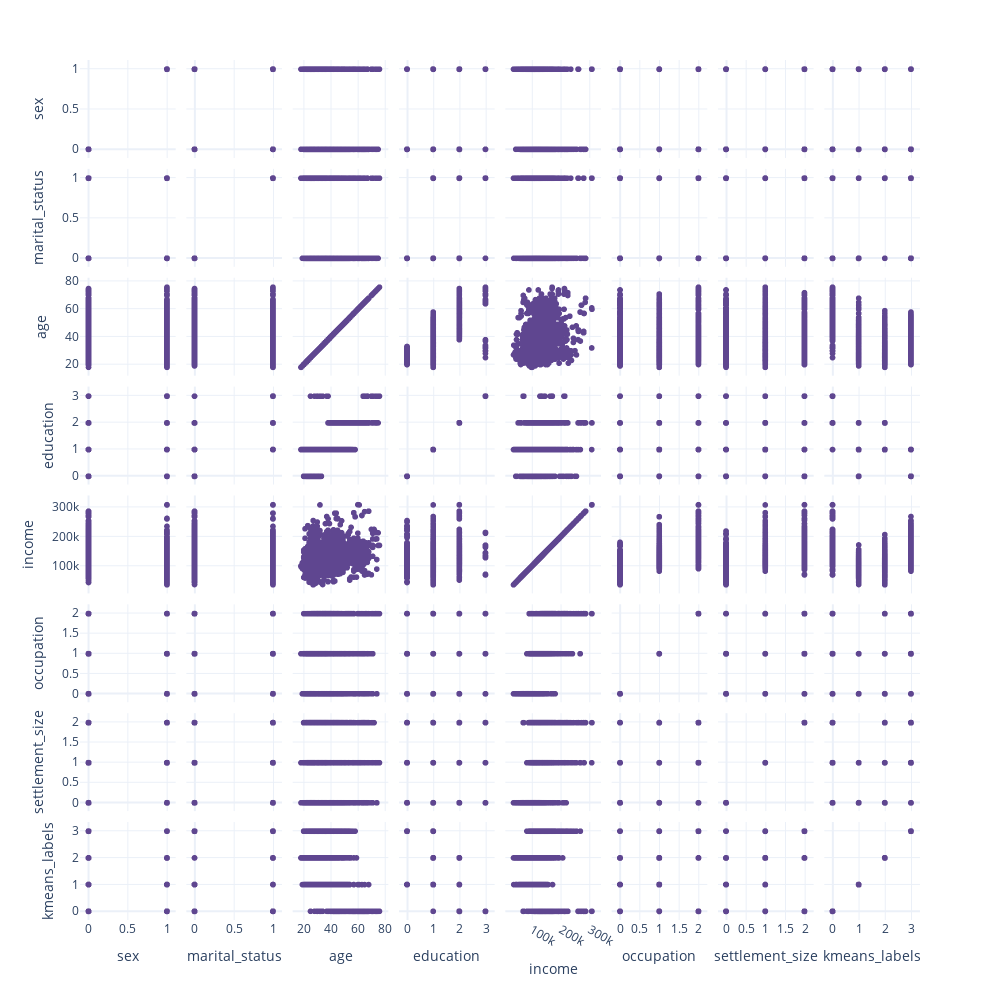

Here is the notebook cell this chart was saved with:
### Code cell
px.scatter_matrix(df, width=1000, height=1000)

### Figure 1 — Plotly figure (JSON) as saved in the notebook; plotly's stock layout.template omitted (floating-point values rounded to 4 significant figures; data arrays with more than 128 entries replaced by an {"elided": "..."} marker saying what was removed)
{"data": [{"dimensions": [{"axis": {"matches": true}, "label": "sex", "values": {"elided": "2000 int values"}}, {"axis": {"matches": true}, "label": "marital_status", "values": {"elided": "2000 int values"}}, {"axis": {"matches": true}, "label": "age", "values": {"elided": "2000 int values"}}, {"axis": {"matches": true}, "label": "education", "values": {"elided": "2000 int values"}}, {"axis": {"matches": true}, "label": "income", "values": {"elided": "2000 int values"}}, {"axis": {"matches": true}, "label": "occupation", "values": {"elided": "2000 int values"}}, {"axis": {"matches": true}, "label": "settlement_size", "values": {"elided": "2000 int values"}}, {"axis": {"matches": true}, "label": "kmeans_labels", "values": {"elided": "2000 int values"}}], "hoverlabel": {"namelength": 0}, "hovertemplate": "%{xaxis.title.text}=%{x}<br>%{yaxis.title.text}=%{y}", "legendgroup": "", "marker": {"color": "rgb(95, 70, 144)", "symbol": "circle"}, "name": "", "showlegend": false, "type": "splom"}], "layout": {"dragmode": "select", "height": 1000, "legend": {"tracegroupgap": 0}, "margin": {"t": 60}, "width": 1000}}
